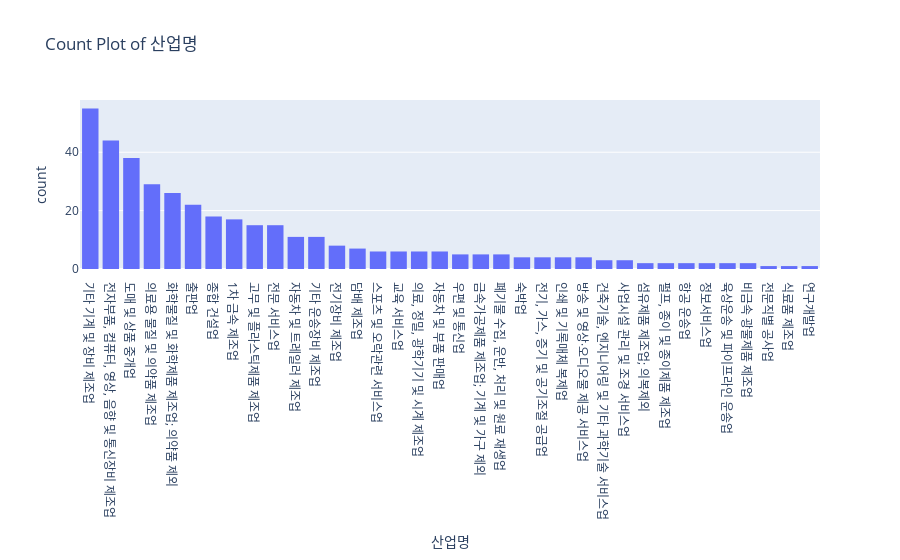

Here is the notebook cell this chart was saved with:
### Code cell
utils2.plot_count_plot(df, '산업명', None)

### Figure 1 — Plotly figure (JSON) as saved in the notebook; plotly's stock layout.template omitted (floating-point values rounded to 4 significant figures; data arrays with more than 128 entries replaced by an {"elided": "..."} marker saying what was removed)
{"data": [{"alignmentgroup": "True", "bingroup": "x", "hovertemplate": "산업명=%{x}<br>count=%{y}<extra></extra>", "legendgroup": "", "marker": {"color": "#636efa", "pattern": {"shape": ""}}, "name": "", "offsetgroup": "", "orientation": "v", "showlegend": false, "type": "histogram", "x": {"elided": "392 str values"}, "xaxis": "x", "yaxis": "y"}], "layout": {"barmode": "relative", "legend": {"tracegroupgap": 0}, "title": {"text": "Count Plot of 산업명"}, "xaxis": {"anchor": "y", "categoryarray": ["  기타 기계 및 장비 제조업 ", "  전자부품, 컴퓨터, 영상, 음향 및 통신장비 제조업 ", "  도매 및 상품 중개업 ", "  의료용 물질 및 의약품 제조업 ", "  화학물질 및 화학제품 제조업; 의약품 제외 ", "  출판업 ", "  종합 건설업 ", "  1차 금속 제조업 ", "  고무 및 플라스틱제품 제조업 ", "  전문 서비스업 ", "  자동차 및 트레일러 제조업 ", "  기타 운송장비 제조업 ", "  전기장비 제조업 ", "  담배 제조업 ", "  스포츠 및 오락관련 서비스업 ", "  교육 서비스업 ", "  의료, 정밀, 광학기기 및 시계 제조업 ", "  자동차 및 부품 판매업 ", "  우편 및 통신업 ", "  금속가공제품 제조업; 기계 및 가구 제외 ", "  폐기물 수집, 운반, 처리 및 원료 재생업 ", "  숙박업 ", "  전기, 가스, 증기 및 공기조절 공급업 ", "  인쇄 및 기록매체 복제업 ", "  방송 및 영상·오디오물 제공 서비스업 ", "  건축기술, 엔지니어링 및 기타 과학기술 서비스업 ", "  사업시설 관리 및 조경 서비스업 ", "  섬유제품 제조업; 의복제외 ", "  펄프, 종이 및 종이제품 제조업 ", "  항공 운송업 ", "  정보서비스업 ", "  육상운송 및 파이프라인 운송업 ", "  비금속 광물제품 제조업 ", "  전문직별 공사업 ", "  식료품 제조업 ", "  연구개발업 "], "categoryorder": "array", "domain": [0, 1], "title": {"text": "산업명"}}, "yaxis": {"anchor": "x", "domain": [0, 1], "title": {"text": "count"}}}}
